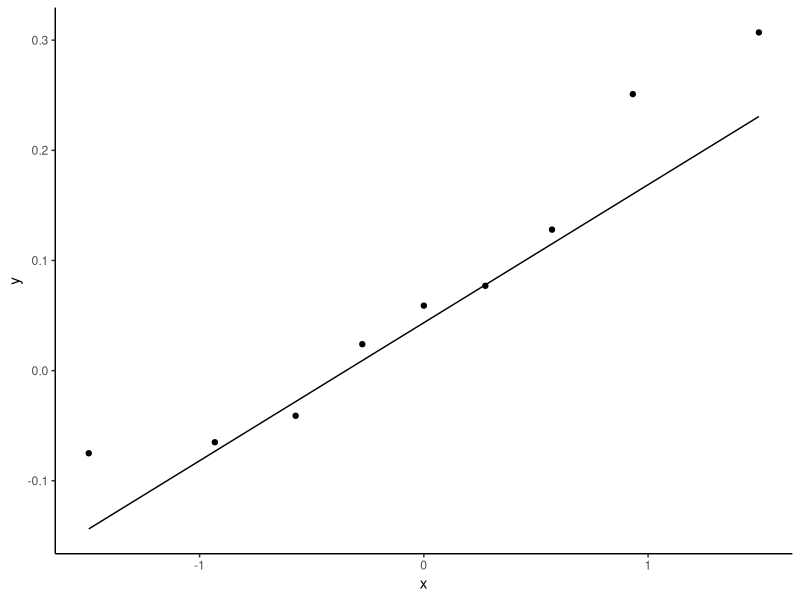

Write R code to recreate this figure.
#' ---
#' output:
#'   revealjs::revealjs_presentation:
#'     theme: simple
#'     slide_level: 2
#'     highlight: pygments
#'     center: false
#'     self_contained: true
#'     css: "../css/styles.css"
#'     reveal_options:
#'       slideNumber: true
#'       previewLinks: false
#'       transition: 0
#'       background_transition: 0
#' editor_options: 
#'   chunk_output_type: console
#' ---
#' 
## ----setup, include=FALSE------------------------------------------------
knitr::opts_chunk$set(echo = FALSE, dev="svg")

#' 
## ----include=FALSE-------------------------------------------------------
if(!require("tidyverse")) {
  install.packages("tidyverse", repos="https://cloud.r-project.org/",
         quiet=TRUE, type="binary")
  library("tidyverse")
}
if(!require("kableExtra")) {
  install.packages("kableExtra", repos="https://cloud.r-project.org/",
         quiet=TRUE, type="binary")
  library("kableExtra")
}

#' 
#' ##
#' 
#' <img src="../images/IQSlogo.png" style="border-style:none;box-shadow:none;
#' position:absolute;margin:0;top:20px;left:20px;max-width:200px;height:auto;" />
#' 
#' <div style="font-size:1.5em;font-weight:700;margin-top:200px;">Control estadístico de procesos</div>
#' <div style="font-size:1.4em;font-weight:500;color:#333333;">Diseño de experimentos</div>
#' <div style="font-size:1.2em;margin-top:40px;color:#333333;">Jordi Cuadros, Lucinio González</div>
#' <div style="margin-top:80px;color:#333333;">Noviembre de 2018</div>
#' 
#' 
#' # Análisis y mejora del proceso
#' 
#' ## Pasos en la mejora del proceso
#' 
#' - Caracterización del problema de mejora
#'     - Identificación del problema o la variable de respuesta
#'     - *Root-cause analysis*, identificación de las posibles causas
#'     - Priorización de las posibles causas
#' - Investigación: Obtención de datos y toma de decisiones
#'     - Diseño de experimentos
#'         - Estudios de un factor
#'         - Diseños de múltiples factores
#'     - Experimentos *ex-post-facto*: Minería de datos y análisis correlacionales.
#' 
#' 
#' # Caracterización del problema de mejora
#' 
#' ## Identificación del problema o la variable de respuesta
#' 
#' - Todo proceso de mejora empieza identificando el objeto de esta mejora
#'     - Incidente
#'     - Valor de una característica del proceso o del producto
#'     - Petición de mejora
#'     - ...
#' - Para su análisis cuantitativo, esta variable tendrá que ser cuantificada de una forma u otra. Es conveniente por tanto, dotar la misma de una expresión numérica.
#' 
#' 
#' ## *Root-cause Analysis*
#' 
#' - Una vez identificada la respuesta objeto de estudio o mejora, debe analizarse qué variables/factores pueden estar influyendo en el valor de la misma.
#' - Para ello se usan distintas técnicas de tipo cualitativo que conforman lo que se conoce como RCA (*Root-cause analysis*). Todas ellas pretenden llegar a obtener un listado relativamente exhaustivo de aquello que pueda haber producido un determinado resultado o efecto o bien a la causa cuya eliminación permite evitar que pueda repetirse el problema.
#' 
#' ----
#' 
#' ### Técnicas para el RCA
#' 
#' - 5 Why's
#' - Diagrama de espina de pez, *Fishbone diagram* (or diagrama de Ishikawa)
#' - FMEA/FMECA (*Failure mode, effects and criticality analysis*)
#' 
#' 
#' ## 5 Why's
#' 
#' <iframe width="642" height="361" src="https://www.youtube.com/embed/JmrAkHafwHI" frameborder="0" allow="accelerometer; autoplay; encrypted-media; gyroscope; picture-in-picture" allowfullscreen></iframe>
#' 
#' <span class="bibref">https://www.youtube.com/watch?v=JmrAkHafwHI</span>
#' 
#' 
#' ## 5 Why's
#' 
#' - Establecer un equipo de trabajo.
#' - Preguntarse el porqué hasta encontrar causas actuables (últimas).
#' - Seguir varias causas si aparecen más de una.
#' - Identificar actuaciones a los distintos niveles. Distribuir esfuerzos y costes en los distintos níveles.
#' - **NUNCA** dejar como causas últimas errores individuales. Las causas siempre estan en los procesos.
#' 
#' ----
#' 
#' ### Referencias adicionales
#' 
#' - https://www.adb.org/sites/default/files/publication/27641/five-whys-technique.pdf 
#' - https://www.mindtools.com/pages/article/newTMC_5W.htm
#' - https://www.bulsuk.com/2009/03/5-why-finding-root-causes.html 
#' - https://open.buffer.com/5-whys-process/
#' - https://www.youtube.com/watch?v=51aKj3MYBvs
#' 
#' 
#' ## Diagrama de espina de pez
#' 
#' <iframe width="642" height="361" src="https://www.youtube.com/embed/RkPBiAUGo-M" frameborder="0" allow="accelerometer; autoplay; encrypted-media; gyroscope; picture-in-picture" allowfullscreen></iframe>
#' 
#' <span class="bibref">https://www.youtube.com/watch?v=RkPBiAUGo-M</span>
#' 
#' 
#' ## Diagrama de espina de pez
#' 
#' ![](im001.png) 
#' 
#' <span class="bibref">https://sites.ualberta.ca/~yreshef/orga432/fishbone.html</span>
#' 
#' 
#' 
#' ### Referencias adicionales
#' 
#' - https://www.isixsigma.com/tools-templates/cause-effect/cause-and-effect-aka-fishbone-diagram/
#' - http://asq.org/learn-about-quality/cause-analysis-tools/overview/fishbone.html 
#' - https://sixsigmastudyguide.com/six-ms-6ms-or-5ms-and-one-p-5m1p/
#' - https://www.youtube.com/watch?v=ZS8Re23Z_4k
#' 
#' 
#' ## Priorización de causas o *Criticality analysis*
#' 
#' Estrategias como el diagrama de espina de pez generan un número generalmente importante de posibles causas ante un fenómeno. Es necesario a continuación priorizar de forma reflexiva su estudio y/o resolución.
#' 
#' Existen distintas estrategias de priorización:
#' 
#' - Frecuencia
#' - Matriz de causas y efectos, http://www.six-sigma-material.com/Correlation-Matrix.html
#' - FMEA / FMECA (*Failure Mode, Effects and Criticality Analysis*), http://www.six-sigma-material.com/FMEA.html 
#'     - SEVERITY · OCCURRENCE · DETECTION = RPN
#' 
#' ----
#' 
#' ![](im002.png) 
#' 
#' <span class="bibref">MIL-STD-882E. System Safety.</span>
#' 
#' ----
#' 
#' ![](im003.png) 
#' 
#' <span class="bibref">MIL-STD-882E. System Safety.</span>
#' 
#' ----
#' 
#' ![](im004.png) 
#' 
#' <span class="bibref">MIL-STD-882E. System Safety.</span>
#' 
#' 
#' # Investigación
#' 
#' ## Necesidad de investigar
#' 
#' Una vez identificadas las causas potenciales de un determinado suceso o efecto a menudo es necesario recopilar más datos o más información para...
#' 
#' - Determinar si una causa potencial tiene efecto real en el resultado
#' - Establecer la importancia relativa de distintos factores
#' - Determinar valores óptimos de cada factor
#' - ...
#' 
#' Ello implica investigar.
#' 
#' 
#' ## Tipos de investigación
#' 
#' En este curso se discutirán
#' 
#' - Investigación experimental: Diseño de experimentos
#' - Investigación *ex-post-facto*: Análisis correlacional
#' 
#' 
#' # Investigación experimental: Diseño de experimentos
#' 
#' ## Objetivos en un diseño experimental
#' 
#' - MAXIMIZAR el efecto
#'     - MAXIMIZAR la variabilidad de la variable independiente
#' - MINIMIZAR el error de medida
#'     - Detallar el proceso de determinación de la variable dependiente
#'     - Usar instrumentos fiables
#'     - Tamaño de muestra grande
#'     - Homogeneidad de las muestras
#' - CONTROLAR las variables intervinientes
#'     - CONSTANCIA
#'     - ALEATORIZACIÓN
#'     - BLOQUEO
#'     - TRATAMIENTO ESTADÍSTICO
#' 
#' 
#' ## Proceso de un diseño experimental
#' 
#' - Identificar las variables experimentales
#' - Establecer los niveles de las variables
#' - Establecer el proceso experimental
#' - Establecer la hipótesis experimental y las hipótesis estadísticas
#' - Recoger datos
#' - Ejecutar la prueba estadística más adecuada 
#' - Concluir
#' 
#' 
#' ## Identificar las variables experimentales
#' 
#' - Pasos previos
#'     - Identificada la variable o función respuesta
#'     - Identificados los posibles factores
#'     - Priorizados los más importantes
#' 
#' - De los factores priorizados
#'     - ¿Cuáles pueden ser controlados y van a ser incluidos en el diseño experimental?
#'     - ¿Cuáles pueden ser constantes?
#'     - ¿Cuáles pueden ser aleatorizados?
#'     - ¿Cuáles pueden bloquearse?
#' 
#' 
#' ## Establecer los niveles de las variables
#' 
#' - Se denominan niveles los distintos valores de la variables experimental que van a ser incluidos en el experimento. Se suelen tratar como variable discreta (factor).
#' 
#' - Debe considerarse:
#'     - El rango de validez del factor
#'     - El número de niveles a usar (habitualmente 2 a no ser que haya sospechas de no-linealidad)
#'     - El coste; da más información la realización secuencial de experimentos que la realización de un experimento con más niveles.
#' 
#' ----
#' 
#' - Si la variable es cualitativa, se usan los valores habituales (más comunes) de la variable.
#' - Si la variable es cuantitativa,
#'     - Se suele establecer niveles equiespaciados (si son más de 2) y suficientemente separados en el dominio de validez del factor (MAX),
#'     - Es habitual evitar los extremos para minimizar el riesgo de estar fuera del dominio experimental.
#' 
#' 
#' ## Establecer el proceso experimental
#' 
#' - El número de variables experimentales y bloqueadas (y el número de experiencias que es posible realizar) establecerá el tipo de diseño experimental a usar
#' - Veremos en esta sesión y en las siguientes:
#'     - Diseños de un factor
#'     - Diseños factoriales completos de varios factores
#'     - Diseños factoriales fraccionados y saturados
#' 
#' 
#' ## Establecer las hipótesis y ejecutar la prueba estadística más adecuada
#' 
#' - Para resolver el experimento, debe concretarse una hipótesis experimental.
#' - Esta hipótesis experimental se traduce a dos hipótesis estadísticas:
#'     - la hipótesis nula, y
#'     - la hipótesis alternativa.
#' - El diseño usado, las hipótesis estadísticas y la naturaleza de los datos, permiten establecer una prueba estadística adecuada.
#' - Se comprueban los supuestos de la prueba y se lleva a cabo la misma (si los supuestos se cumplen) .
#' 
#' 
#' ## Diseños de un factor
#' 
#' - Criterios generales
#'     - Con repetición
#'     - Balanceados
#'     - Completamente aleatorizados (orden aleatorio de los experimentos)
#' - Diseños de un factor
#'     - Dos niveles con datos apareados
#'     - Dos niveles con muestras independientes
#'     - Más de dos niveles
#' 
#' 
#' ## Diseño de un factor con dos niveles - datos apareados
#' 
#' Corresponde a aquella situación en la que cada observación puede hacerse para los dos niveles del factor manteniéndose constantes todas las variables que corresponden al individuo evaluado. Ello permite reducir la variabilidad experimental.
#' 
#' ----
#' 
#' El análisis de este diseño se realiza en dos pasos:
#' 
#' 1. Estudio de la normalidad de las diferencias
#'     - Prueba de Shapiro-Wilk
#'     - Gráfico QQ
#' 2. Inferencia sobre la media (o la mediana) de la distribución de las diferencias
#'     - Prueba t (para variables normalmente distribuidas)
#'     - Prueba de Wilcoxon
#' 
#' 
#' ## Ejemplo
#' 
#' En el control de calidad de una industria de fabricación de jácenas, se ha decidido comparar dos métodos para determinar la resistencia a la cizalla de las bigas producidas. 
#' 
#' De acuerdo con los datos que figuran en el fichero 'vigas.txt', determina si ambos métodos de determinación pueden considerarse equivalentes.
#' 
#' ----
#' 
## ---- echo = FALSE, results = 'asis'-------------------------------------
datos <- read.table("vigas.txt", header=TRUE, dec=".", sep=";")
kable_styling(kable(datos), font_size=28)

#' 
#' ----
#' 
## ---- echo = TRUE--------------------------------------------------------
datos$Dif <- datos$Metodo1 - datos$Metodo2
shapiro.test(datos$Dif)

#' 
## ---- eval=FALSE, echo = TRUE--------------------------------------------
## ggplot(datos, aes(sample=Dif)) +
##   geom_qq() + geom_qq_line() + theme_classic()

#' 
#' ----
#' 
## ---- echo = FALSE-------------------------------------------------------
ggplot(datos, aes(sample=Dif)) +
  geom_qq() + geom_qq_line() + theme_classic()

#' 
#' ----
#' 
## ---- echo = TRUE--------------------------------------------------------
t.test(datos$Dif)

#' 
#' ----
#' 
## ---- echo = TRUE--------------------------------------------------------
wilcox.test(datos$Dif)

#' 
#' 
#' ## Diseño de un factor con dos niveles - datos independientes
#' 
#' Corresponde a aquella situación en que las observaciones para un nivel no tienen relación con las observaciones para el segundo nivel.
#' 
#' En este caso, es frecuente querer comparar los valores centrales o/y las variabilidades correspondientes a ambos niveles de la variable independiente.
#' 
#' ----
#' 
#' El análisis para la comparación de los valores centrales se realiza en dos pasos:
#' 
#' 1. Estudio de la normalidad de cada variable
#'     - Prueba de Shapiro-Wilk
#'     - Gráfico QQ
#' 2. Inferencia sobre las medias (o las medianas) de las variables
#'     - Prueba t de Welch (para variables normalmente distribuidas)
#'     - Prueba de Mann-Whitney (o de Wilcoxon)
#' 
#' ----
#' 
#' Para la comparación de las variabilidades se procede del modo siguiente:
#' 
#' 1. Estudio de la normalidad de cada variable
#'     - Prueba de Shapiro-Wilk
#'     - Gráfico QQ
#' 2. Inferencia sobre las medias (o las medianas) de las variables
#'     - Prueba F (para variables normalmente distribuidas)
#'     - Prueba de Levene (o de Brown–Forsythe)
#' 
#' 
#' ## Ejemplo
#' 
#' En una papelera, se ha decidido modificar la composición de las fibras usadas para la fabricación del papel para valorar si una mayor proporción de fibras de eucaliptus, da lugar a un papel con mejores propiedades mecánicas (y menor variabilidad en las mismas).
#' 
#' Los resultados de la resistencia a la tracción para distintas producciones (en psi) se muestran en el fichero 'papel.txt'.
#' 
#' ¿Qué conclusiones puedes sacar de los mismos?
#' 
#' 
#' <!-- # Investigación *ex-post-facto*: Análisis correlacional -->
#' 
#' 
#' # Referencias
#' 
#' - MIL-STD-1629A. Procedures for performing a failure mode, effects and criticality analysis . http://www.barringer1.com/mil_files/MIL-STD-1629RevA.pdf
#' - IEC 60812. Analysis techniques for system reliability – Procedure for failure mode and effects analysis (FMEA)
#' - MIL-STD-882E. System Safety.
#' https://www.system-safety.org/Documents/MIL-STD-882E.pdf
#' -  ARP9136. Aerospace Series - Root Cause Analysis and Problem Solving (9S Methodology)
#' 
#' 
